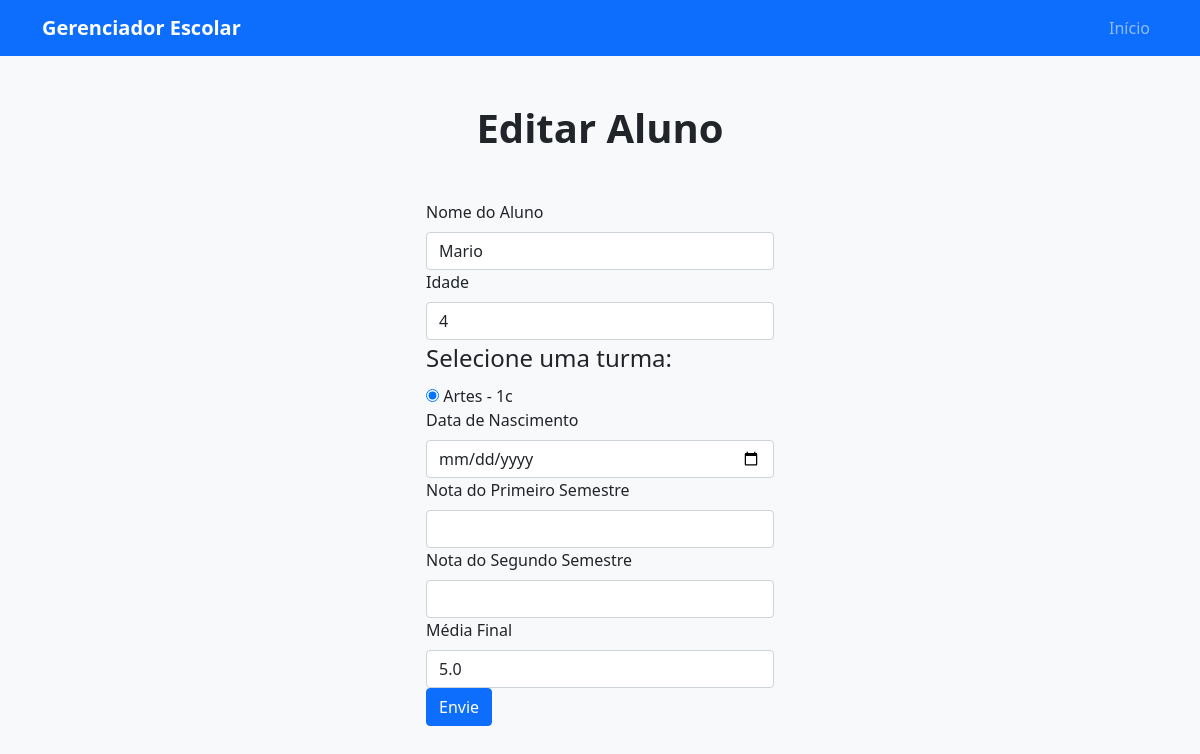
/alunos/editar/Mario, run on the app's committed database.
### model/aluno.py (models this page shows)
class Aluno(db.Model):
    __tablename__ = "alunos"
    id = db.Column(db.Integer, primary_key=True)
    nome = db.Column(db.String, nullable=False)
    idade = db.Column(db.Integer, nullable=False)
    data_nascimento = db.Column(db.Date, nullable=False)
    nota_primeiro_semestre =db.Column(db.Float,nullable=True)
    nota_segundo_semestre =db.Column(db.Float, nullable=True)
    media_final = db.Column(db.Float, nullable=True)
    turma_id = db.Column(db.Integer, db.ForeignKey("turmas.id"), nullable=False)
    turma = db.relationship("Turma", back_populates="alunos")

### model/turma.py (models this page shows)
class Turma(db.Model):
    __tablename__ = "turmas"
    id = db.Column(db.Integer, primary_key=True)
    descricao = db.Column(db.String(100), nullable=False)
    ativo = db.Column(db.Boolean, nullable=False, default=True)
    alunos = db.relationship("Aluno", back_populates="turma")
    professor_id = db.Column(db.Integer, db.ForeignKey("professores.id"), nullable=False)
    professor = db.relationship("Professor", back_populates="turmas")

### routes/aluno_routes.py (the view, shortened to what this page needs)
@alunos_bp.route("/editar/<nome>", methods=["GET", "POST"])
def editar_aluno(nome):
    turmas = TurmaController.index()
    aluno = Aluno.query.filter_by(nome=nome).first()
    if not aluno:
        flash("Aluno não encontrado!")
        return redirect(url_for("listar_alunos"))
    return render_template("cadastro_aluno.html", titulo="Editar Aluno", turmas=turmas, aluno=aluno)

### controller/turma_controller.py (called while the page is built)
    @staticmethod
    def index():
        turmas = Turma.query.all()
        return turmas

### templates/cadastro_aluno.html
{% extends 'template.html' %}
{% block conteudo %}
    <form class="form" method="POST" action="{% if aluno %}{{ url_for('aluno_rota.editar_aluno', nome=aluno.nome) }}{% else %}{{ url_for('aluno_rota.criar_aluno') }}{% endif %}">
        <label class="form-label" for="nome_aluno">Nome do Aluno</label>
        <input class="form-control" type="text" id="nome_aluno" name="nome" value="{{ aluno.nome if aluno else '' }}" required>
        <label class="form-label" for="idade_aluno">Idade </label>
        <input class="form-control" id="idade_aluno" type="number" name="idade" value="{{ aluno.idade if aluno else '' }}" required>
        <fieldset>
          <legend>Selecione uma turma: </legend>
            {% for turma in turmas %}
              <div>
                <input type="radio" id="turma_{{ turma.id }}" name="turma" value="{{ turma.id }}" {% if loop.first %}checked{% endif %}>
                <label for="turma_{{ turma.id }}">{{ turma.descricao }}</label>
              </div>
            {% endfor %}
        </fieldset>
        <label class="form-label" >Data de Nascimento</label>
        <input class="form-control" type="date" name="data_nasc" value="{{ aluno.data_nasc if aluno else '' }}" required>
        <label class="form-label">Nota do Primeiro Semestre</label>
        <input class="form-control" type="number" name="nota_semestre_um" value="{{ aluno.nota_semestre_um if aluno else '' }}">
        <label class="form-label" >Nota do Segundo Semestre</label>
        <input class="form-control" type="number" name="nota_semestre_dois" value="{{ aluno.nota_semestre_dois if aluno else '' }}">
        <label class="form-label">Média Final</label>
        <input class="form-control" type="text" name="media_final" value="{{ aluno.media_final if aluno else '' }}">
        <button class="btn btn-primary btn-block mb-4" type="submit"> Envie </button>
    </form>
{% endblock %}

### data on the page
Aluno: nome "Mario", idade "4", media_final "5.0"
Turma: descricao "Artes - 1c"

### other printed values
{{ titulo }} "Editar Aluno"
